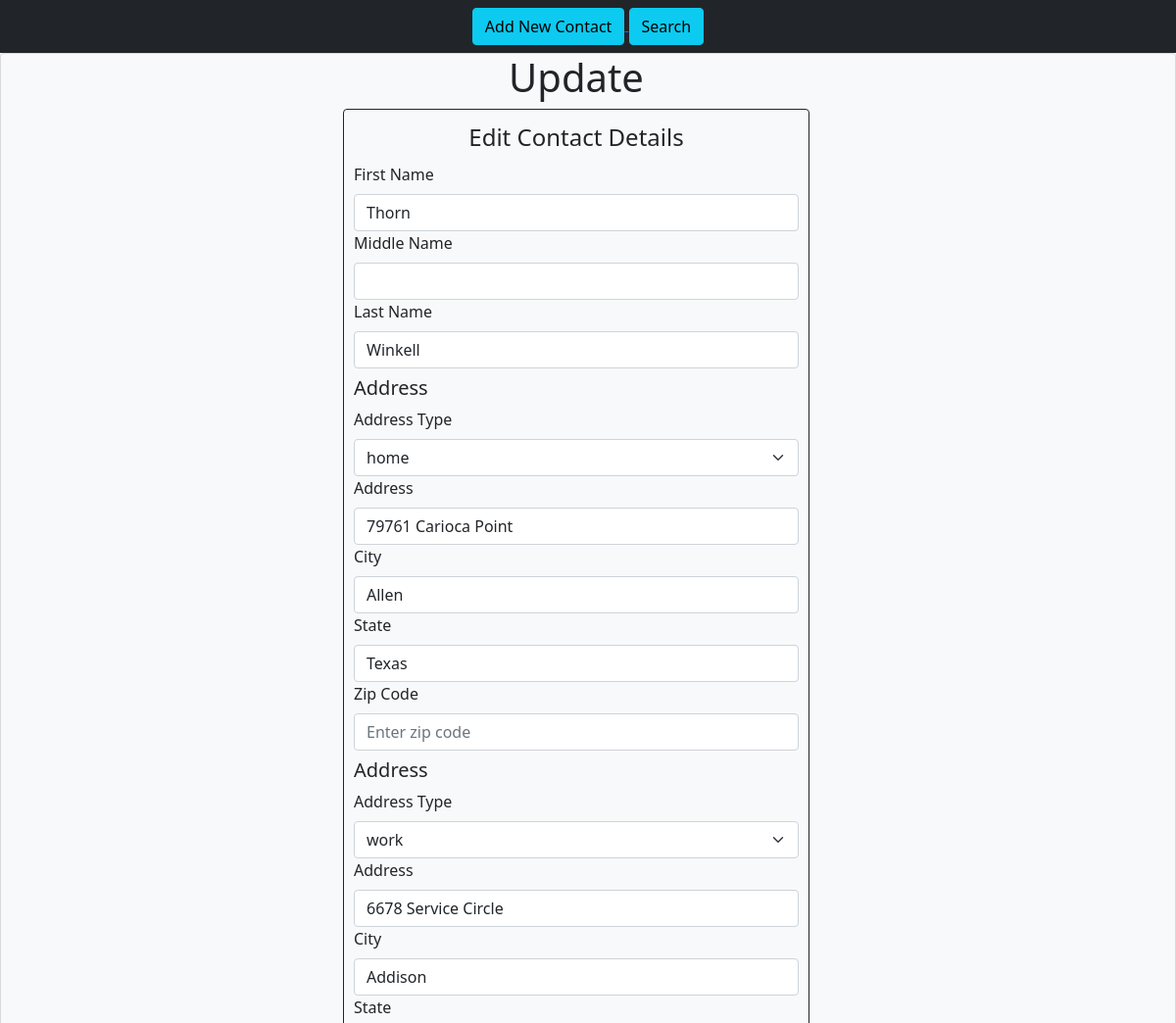
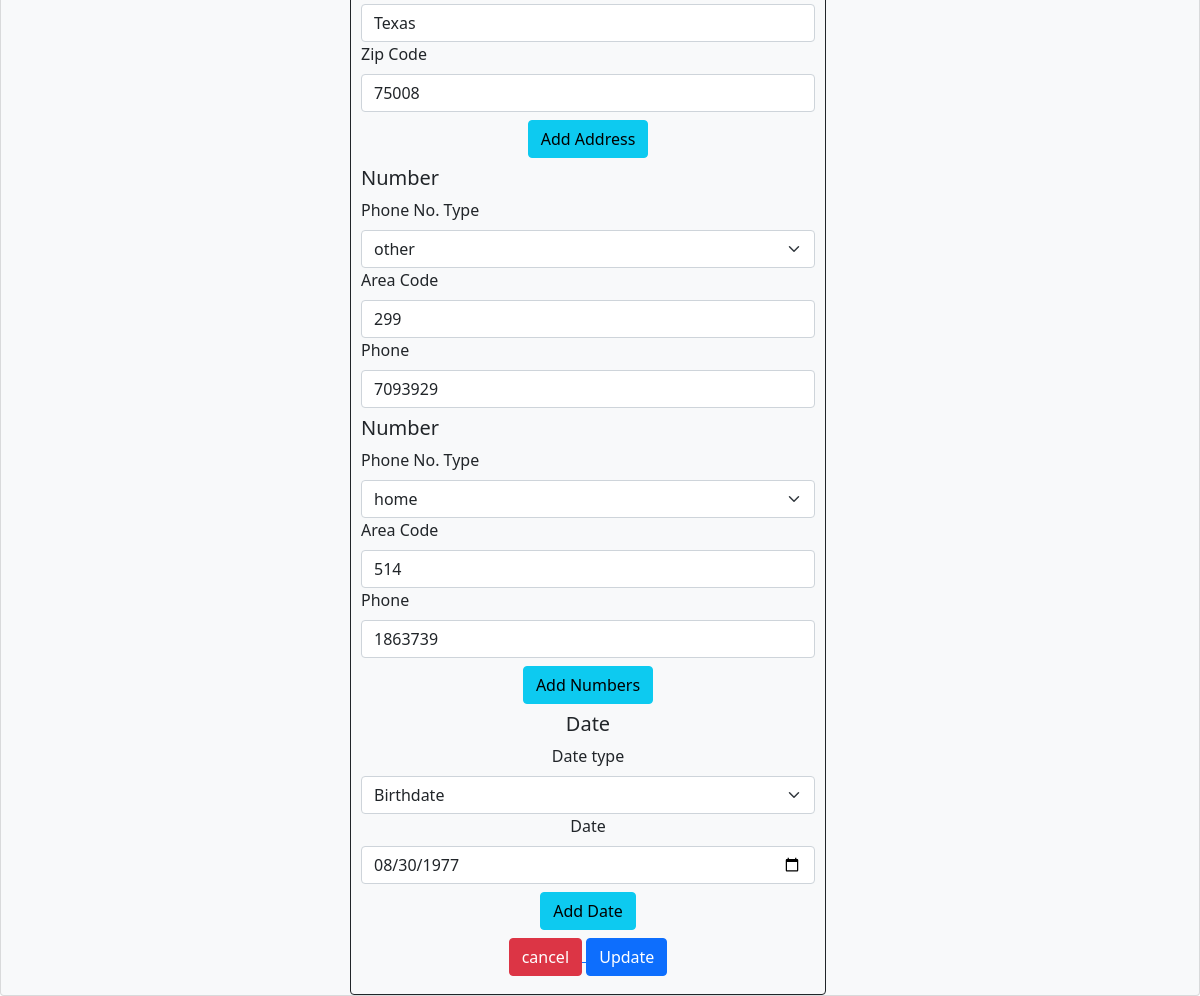
The app's page /edit/96/ with its own data (2 pictures, top to bottom).
### crudapp/models.py (models this page shows)
class Contact(models.Model):
    fname = models.CharField(max_length=100)
    mname = models.CharField(max_length=100, blank=True, null=True)
    lname = models.CharField(max_length=100)
    class Meta:
        db_table = "contact"

class Address(models.Model):
    address_choice = [("home", "home"), ("work", "work"), ("other", "other")]
    contact = models.ForeignKey(
        Contact, on_delete=models.CASCADE, related_name="addresscontact"
    )
    address_type = models.CharField(
        choices=address_choice, blank=True, null=True, max_length=20
    )
    address = models.CharField(max_length=500, blank=True, null=True)
    city = models.CharField(max_length=100, blank=True, null=True)
    state = models.CharField(max_length=20, blank=True, null=True)
    zipcode = models.BigIntegerField(
        max_length=5,
        validators=[MinValueValidator(10000), MaxValueValidator(99999)],
        blank=True,
        null=True,
    )
    class Meta:
        db_table = "address"

class Phone(models.Model):
    phone_choices = [("home", "home"), ("work", "work"), ("other", "other")]
    contact = models.ForeignKey(
        Contact, on_delete=models.CASCADE, related_name="phonecontact"
    )
    phone_type = models.CharField(
        choices=phone_choices, null=True, blank=True, max_length=20
    )
    area_code = models.BigIntegerField(
        validators=[MinValueValidator(100), MaxValueValidator(999)],
        blank=True,
        null=True,
    )
    number = models.BigIntegerField(
        validators=[MinValueValidator(1000000), MaxValueValidator(9999999)],
        blank=True,
        null=True,
    )
    class Meta:
        db_table = "phone"

class Date(models.Model):
    date_choices = [
        ("birthday", "birthday"),
        ("aniversary", "aniversary"),
        ("other", "other")
    ]
    contact = models.ForeignKey(
        Contact, on_delete=models.CASCADE, related_name="datecontact"
    )
    date_type = models.CharField(choices=date_choices, null=True, max_length=21)
    date = models.DateField(null=True)
    class Meta:
        db_table = "date"

### crudapp/views.py (the view, shortened to what this page needs)
# urls.py: path("edit/<int:pk>/", views.updateView.as_view(), name="editView"),
class updateView(View):
    def get(self, request, pk):
        address = Address.objects.filter(contact=pk)
        contact = Contact.objects.get(pk=pk)
        phone = Phone.objects.filter(contact=pk)
        date = Date.objects.filter(contact=pk)
        context = {
            'cform': contact,
            'aform': address,
            'pform': phone,
            'dform': date,
        }
        return render(request, 'update.html', context)

### crudapp/templates/update.html (shortened to what this page needs)
<!DOCTYPE html>
<html lang="en">
<head>
    <link href="https://cdn.jsdelivr.net/npm/bootstrap@5.1.3/dist/css/bootstrap.min.css" rel="stylesheet"
 />
</head>
<nav class="navbar navbar-dark bg-dark justify-content-md-center">
      <div class="m-20 text-center ">
        <a href="/">
          <button type="button" class="btn btn-info">Add New Contact</button>
        </a>
        <a href="/search">
          <button type="button" class="btn btn-info">Search</button>
        </a>
      </div>
</nav>
<body>
    <div class="card bg-light mt-10">
        <div class="row justify-content-center container-fluid ">
            <h1 style="text-align: center">Update </h1>
            <form class="" style="width: 500px" method="POST" class="mx-auto">
                <fieldset class="border border-dark rounded mt-auto w-auto" style="padding:10px">
                    <legend class="text-center ">Edit Contact Details</legend>
                <div id="name_container">
                    <div class="">
                        <label class="form-label">First Name</label>
                        <input type="text" name="fname" maxlength="120" required="" id="id_fname" class="form-control"
                            value="{{cform.fname}}" />
                    </div>
                    <div class="">
                        <label class="form-label">Middle Name</label>
                        <input type="text" name="mname" maxlength="120" id="id_mname" class="form-control"
                            value="{{cform.mname}}" />
                    </div>
                    <div class="">
                        <label class="form-label">Last Name</label>
                        <input type="text" name="lname" maxlength="120" required="" id="id_lname" class="form-control"
                            value="{{cform.lname}}" />
                    </div>
                </div>
                <div id="address_for_loop">
                    {% for obj in aform %}
                    <h5 class="my-2"> Address </h5>
                    <div class="">
                        <label class="form-label">Address Type</label>
                        <select class="form-select" aria-label="Select" name="address_type" id="address_type">
                            <option value="{{obj.address_type}}" selected> {{obj.address_type}}</option>Select</option>
                        </select>
                    </div>
                    <div class="">
                        <label class="form-label">Address</label>
                        <input type="text" name="address" maxlength="120" id="id_street" class="form-control"
                            value="{{obj.address}}" placeholder="Enter street address" />
                    </div>
                    <div class="">
                        <label class="form-label">City</label>
                        <input type="text" name="city" maxlength="120" id="id_city" class="form-control"
                            value="{{obj.city}}" placeholder="Enter city" />
                    </div>
                    <div class="">
                        <label class="form-label">State</label>
                        <input type="text" name="state" maxlength="120" id="id_state" class="form-control"
                            value="{{obj.state}}" placeholder="Enter state" />
                    </div>
                    <div class="">
                        <label class="form-label">Zip Code</label>
                        <input type="number" name="zipcode" maxlength="120" id="zipcode" class="form-control" step="1"
                            min="10000" max="99999" value="{{obj.zipcode}}" placeholder="Enter zip code" />
                    </div>
                    {% endfor %}
                </div>
                <div class="my-2 text-center">
                    <button class="btn btn-info" id="address_btn">
                        Add Address
                    </button>
                </div>
                <div id="number_for_loop">
                    {% for obj in pform %}
                    <h5 class="my-2"> Number </h5>
                    <div class="">
                        <label class="form-label">Phone No. Type</label>
                        <select class="form-select" aria-label="Select" name="phone_type" id="phone_type">
                            <option value="{{obj.phone_type}}" selected>{{obj.phone_type}}</option>Select</option>
                        </select>
                    </div>
                    <div class="">
                        <label class="form-label">Area Code</label>
                        <input type="number" name="area_code" maxlength="120" id="area_code" class="form-control"
                            step="1" value="{{obj.area_code}}" min="100" max="999" />
                    </div>
                    <div class="">
                        <label class="form-label">Phone</label>
                        <input type="number" class="form-control" id="phone" name="phone" placeholder="Enter Phone"
                            pattern="[0-9]{7}" value="{{obj.number}}">
                    </div>
                    {% endfor %}
                </div>
                <div class="my-2 text-center">
                    <div class="my-2 text-center">
                        <button class="btn btn-info" id="number_btn">Add Numbers</button>
                    </div>
                    <div id="date_for_loop">
                        {% for obj in dform %}
                        <h5 class="my-2">
                         Date </h5>
                        <div class="">
                            <label class="form-label">Date type</label>
                            <select class="form-select" aria-label="Default select example" id="date_type"
                                name="date_type">
                                <option value="{{obj.date_type}}" selected>{{obj.date_type}}</option>Select</option>
                            </select>
                        </div>
                        <div class="">
                            <label class="form-label">Date</label> <br>
                                <input type="date" class="form-control" id="date" name="date" placeholder="Enter Date"
                    value="{{obj.date|date:"Y-m-d" }}">
                        </div>
                        {% endfor %}
                    </div>
                    <button class="btn btn-info mt-2" id="date_btn">Add Date</button>
                </div>
                <div class="my-2 text-center">
                    <a href="/search">
                        <button type="button" class="btn btn-danger ">cancel</button>
                    </a>
                    <button type="submit" class="btn btn-primary">Update</button>
                </div>
                </fieldset>
            </form>
        </div>
    </div>
</body>
</html>

### records on screen
Contact: fname "Thorn", lname "Winkell"
Address: address_type "home", address "79761 Carioca Point", city "Allen", state "Texas"
Address: address_type "work", address "6678 Service Circle", city "Addison", state "Texas", zipcode "75008"
Phone: phone_type "other", area_code "299", phone "7093929"
Phone: phone_type "home", area_code "514", phone "1863739"
Date: date_type "Birthdate", date "08/30/1977"
